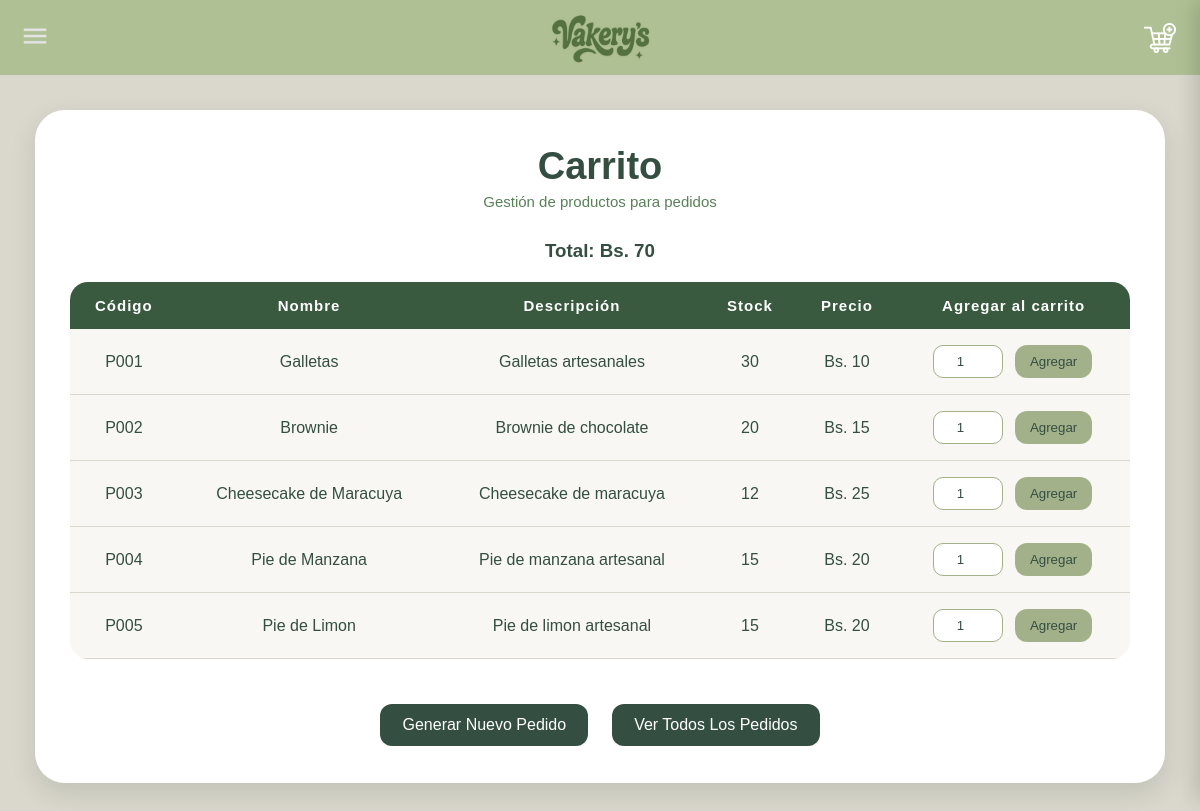
Before: /carrito/miCarrito.php?idPedido=1 with the older database file.
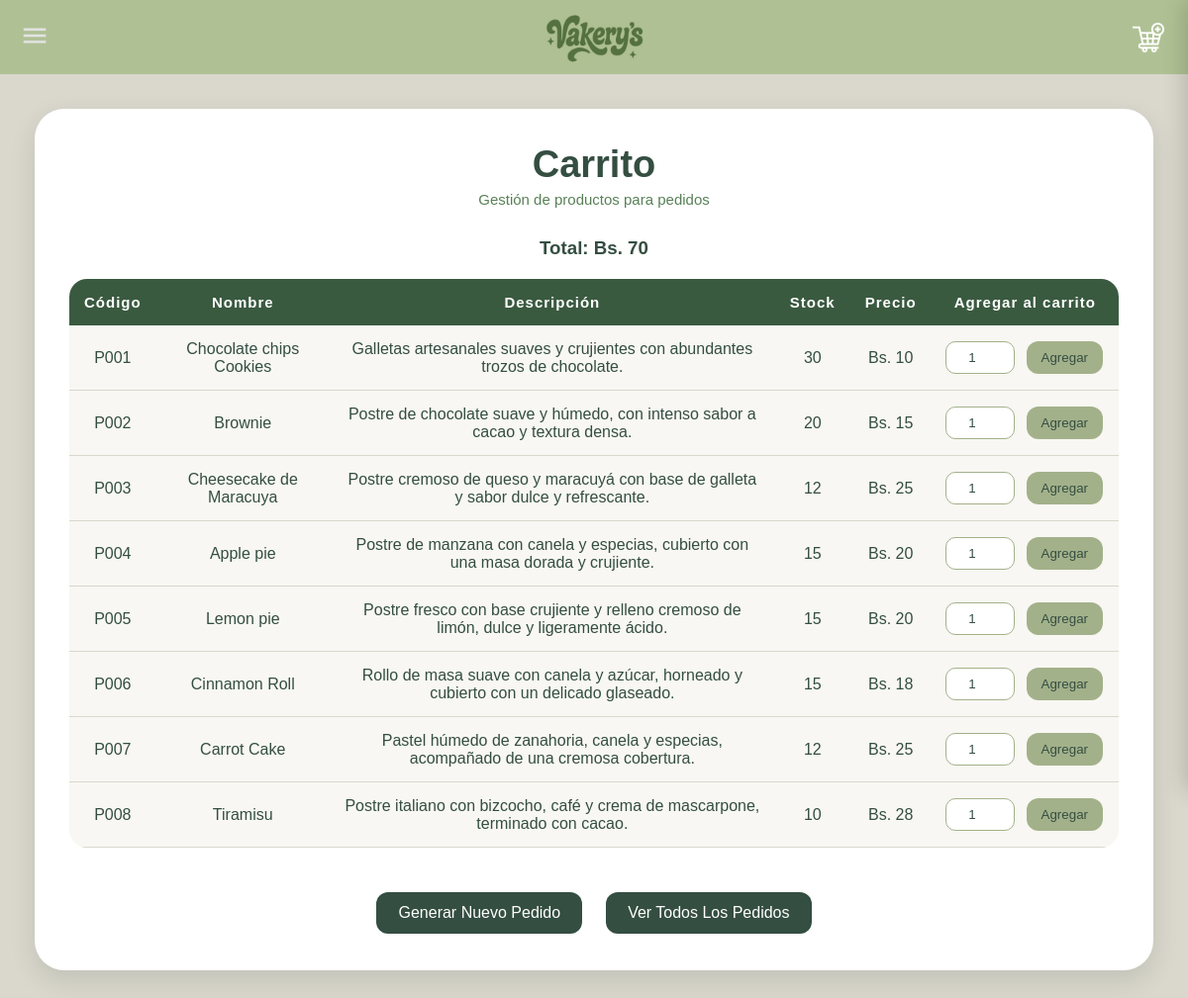
After: the same page with the newer database file.
### tables this page shows
CREATE TABLE IF NOT EXISTS `productos` (
  `Codigo` VARCHAR(45) NOT NULL,
  `NombreProducto` VARCHAR(45) NULL,
  `PrecioProducto` INT NULL,
  `DetalleProducto` VARCHAR(100) NULL,
  `Stock` INT NULL,
  `CostoProducto` INT NULL,
  `Imagen` VARCHAR(255) NULL,
  PRIMARY KEY (`Codigo`)
);

### carrito/miCarrito.php (the view, shortened to what this page needs)
<?php
$servidor = "localhost";
$usuario = "root";
$contrasena = "";
$bd = "vakerysss";
$conn = new mysqli($servidor, $usuario, $contrasena, $bd);
$id_pedido = $_GET['idPedido'] ?? 0;
$sql = "SELECT * FROM productos";
$resultado = $conn->query($sql);
$sqlTotal = "SELECT SUM(CostoTotal) AS total FROM carrito WHERE pedidos_id='$id_pedido'";
$resultadoTotal = $conn->query($sqlTotal);
$res = $resultadoTotal->fetch_assoc();
$total = $res['total'] ?? 0;
?>
<!DOCTYPE html>
<html lang="es">
<head>
</head>
<body>
<div class="contenedor">
    <h1>Carrito</h1>
    <p class="subtitulo">Gestión de productos para pedidos</p>
    <h3 class="total">Total: Bs. <?php echo $total; ?></h3>
    <table class="tabla-estilo">
        <tr>
            <th>Código</th>
            <th>Nombre</th>
            <th>Descripción</th>
            <th>Stock</th>
            <th>Precio</th>
            <th>Agregar al carrito</th>
        </tr>
        <?php while($fila = $resultado->fetch_assoc()){ ?>
        <tr>
            <td><?php echo $fila["Codigo"]; ?></td>
            <td><?php echo $fila["NombreProducto"]; ?></td>
            <td><?php echo $fila["DetalleProducto"]; ?></td>
            <td>
             <?php
            if($fila["Stock"] <= 5){
             echo "<span style='color:#D46A6A; font-weight:bold;'>".$fila["Stock"]."</span>";
            }else{
            echo $fila["Stock"];
            }
            ?>
</td>
            <td>Bs. <?php echo $fila["PrecioProducto"]; ?></td>
            <td>
                <form action="agregarCarrito.php" method="post" class="form-agregar">
                    <input
                        type="number"
                        name="cantidad"
                        value="1"
                        min="1"
                        required
                    >
                    <button type="submit" class="editar">
                        Agregar
                    </button>
                </form>
            </td>
        </tr>
        <?php } ?>
    </table>
    <div class="boton-centro">
        <a href="../Pedidos/crearpedido.php">
            <button class="nuevo">
                Generar Nuevo Pedido
            </button>
        </a>
       <a href="../Pedidos/leerpedido.php">
            <button class="nuevo">
                Ver Todos Los Pedidos
            </button>
        </a>
</div>
</body>
</html>

Changed rows visible on the page:
changed productos "P001": NombreProducto "Galletas" → "Chocolate chips Cookies"; DetalleProducto "Galletas artesanales" → "Galletas artesanales suaves y crujientes con abundantes trozos de chocolate."
changed productos "Brownie": DetalleProducto "Brownie de chocolate" → "Postre de chocolate suave y húmedo, con intenso sabor a cacao y textura densa."
changed productos "Cheesecake de Maracuya": DetalleProducto "Cheesecake de maracuya" → "Postre cremoso de queso y maracuyá con base de galleta y sabor dulce y refrescante."
changed productos "P004": NombreProducto "Pie de Manzana" → "Apple pie"; DetalleProducto "Pie de manzana artesanal" → "Postre de manzana con canela y especias, cubierto con una masa dorada y crujiente."
changed productos "P005": NombreProducto "Pie de Limon" → "Lemon pie"; DetalleProducto "Pie de limon artesanal" → "Postre fresco con base crujiente y relleno cremoso de limón, dulce y ligeramente ácido."
added productos: Codigo "P006", NombreProducto "Cinnamon Roll", DetalleProducto "Rollo de masa suave con canela y azúcar, horneado y cubierto con un delicado glaseado.", Stock "15", PrecioProducto "18"
added productos: Codigo "P007", NombreProducto "Carrot Cake", DetalleProducto "Pastel húmedo de zanahoria, canela y especias, acompañado de una cremosa cobertura.", Stock "12", PrecioProducto "25"
added productos: Codigo "P008", NombreProducto "Tiramisu", DetalleProducto "Postre italiano con bizcocho, café y crema de mascarpone, terminado con cacao.", Stock "10", PrecioProducto "28"
